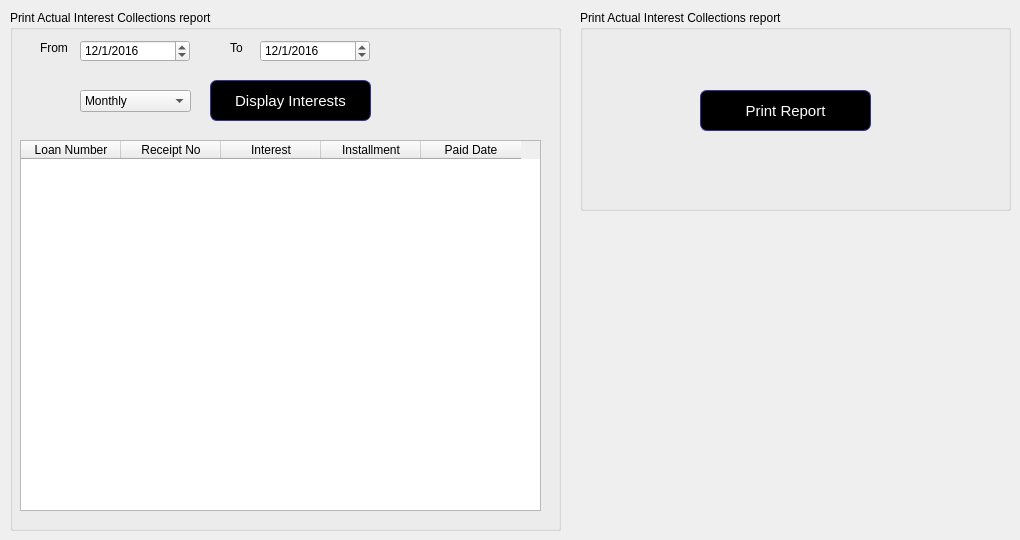
      <widget class="QWidget" name="tab_22">
       <attribute name="title">
        <string>Actual Interest Collections</string>
       </attribute>
       <widget class="QGroupBox" name="groupBox_22">
        <property name="geometry">
         <rect>
          <x>10</x>
          <y>10</y>
          <width>551</width>
          <height>521</height>
         </rect>
        </property>
        <property name="title">
         <string>Print Actual Interest Collections report</string>
        </property>
        <widget class="QDateEdit" name="dateEdit_7">
         <property name="geometry">
          <rect>
           <x>70</x>
           <y>30</y>
           <width>110</width>
           <height>22</height>
          </rect>
         </property>
         <property name="dateTime">
          <datetime>
           <hour>0</hour>
           <minute>0</minute>
           <second>0</second>
           <year>2016</year>
           <month>1</month>
           <day>12</day>
          </datetime>
         </property>
         <property name="displayFormat">
          <string>d/M/yyyy</string>
         </property>
        </widget>
        <widget class="QLabel" name="label_85">
         <property name="geometry">
          <rect>
           <x>30</x>
           <y>30</y>
           <width>41</width>
           <height>16</height>
          </rect>
         </property>
         <property name="text">
          <string>From</string>
         </property>
        </widget>
        <widget class="QLabel" name="label_86">
         <property name="geometry">
          <rect>
           <x>220</x>
           <y>30</y>
           <width>31</width>
           <height>16</height>
          </rect>
         </property>
         <property name="text">
          <string>To</string>
         </property>
        </widget>
        <widget class="QDateEdit" name="dateEdit_8">
         <property name="geometry">
          <rect>
           <x>250</x>
           <y>30</y>
           <width>110</width>
           <height>22</height>
          </rect>
         </property>
         <property name="dateTime">
          <datetime>
           <hour>0</hour>
           <minute>0</minute>
           <second>0</second>
           <year>2016</year>
           <month>1</month>
           <day>12</day>
          </datetime>
         </property>
         <property name="displayFormat">
          <string>d/M/yyyy</string>
         </property>
        </widget>
        <widget class="QPushButton" name="pushButton_19">
         <property name="geometry">
          <rect>
           <x>200</x>
           <y>70</y>
           <width>161</width>
           <height>41</height>
          </rect>
         </property>
         <property name="styleSheet">
          <string notr="true">QPushButton:hover {
color: black;
background-color: grey;
border-width: 1px;
border-color: #339;
border-style: solid;
border-radius: 7;
padding: 3px;
font-size: 15px;
padding-left: 5px;
padding-right: 5px;
}
QPushButton {
color: white;
background-color: QLinearGradient( );
border-width: 1px;
border-color: #339;
border-style: solid;
border-radius: 7;
padding: 3px;
font-size: 15px;
padding-left: 5px;
padding-right: 5px;

}</string>
         </property>
         <property name="text">
          <string>Display Interests</string>
         </property>
        </widget>
        <widget class="QTableWidget" name="tableWidget_7">
         <property name="geometry">
          <rect>
           <x>10</x>
           <y>130</y>
           <width>521</width>
           <height>371</height>
          </rect>
         </property>
         <column>
          <property name="text">
           <string>Loan Number</string>
          </property>
         </column>
         <column>
          <property name="text">
           <string>Receipt No</string>
          </property>
         </column>
         <column>
          <property name="text">
           <string>Interest</string>
          </property>
         </column>
         <column>
          <property name="text">
           <string>Installment</string>
          </property>
         </column>
         <column>
          <property name="text">
           <string>Paid Date</string>
          </property>
         </column>
        </widget>
        <widget class="QComboBox" name="comboBox_11">
         <property name="geometry">
          <rect>
           <x>70</x>
           <y>80</y>
           <width>111</width>
           <height>22</height>
          </rect>
         </property>
         <item>
          <property name="text">
           <string>Monthly</string>
          </property>
         </item>
         <item>
          <property name="text">
           <string>Weekly</string>
          </property>
         </item>
         <item>
          <property name="text">
           <string>Daily</string>
          </property>
         </item>
        </widget>
       </widget>
       <widget class="QGroupBox" name="groupBox_23">
        <property name="geometry">
         <rect>
          <x>580</x>
          <y>10</y>
          <width>431</width>
          <height>201</height>
         </rect>
        </property>
        <property name="title">
         <string>Print Actual Interest Collections report</string>
        </property>
        <widget class="QPushButton" name="pushButton_20">
         <property name="geometry">
          <rect>
           <x>120</x>
           <y>80</y>
           <width>171</width>
           <height>41</height>
          </rect>
         </property>
         <property name="styleSheet">
          <string notr="true">QPushButton:hover {
color: black;
background-color: grey;
border-width: 1px;
border-color: #339;
border-style: solid;
border-radius: 7;
padding: 3px;
font-size: 15px;
padding-left: 5px;
padding-right: 5px;
}
QPushButton {
color: white;
background-color: QLinearGradient( );
border-width: 1px;
border-color: #339;
border-style: solid;
border-radius: 7;
padding: 3px;
font-size: 15px;
padding-left: 5px;
padding-right: 5px;

}</string>
         </property>
         <property name="text">
          <string>Print Report</string>
         </property>
        </widget>
       </widget>
      </widget>
